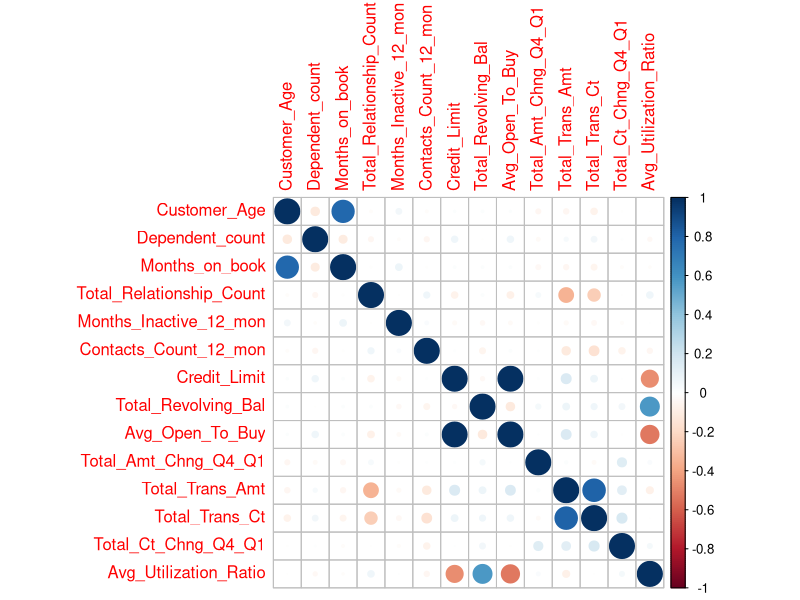
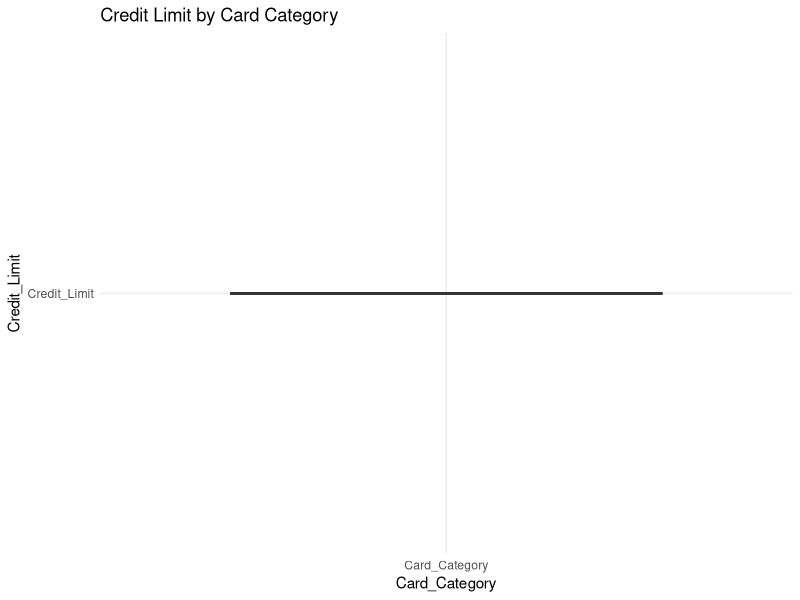
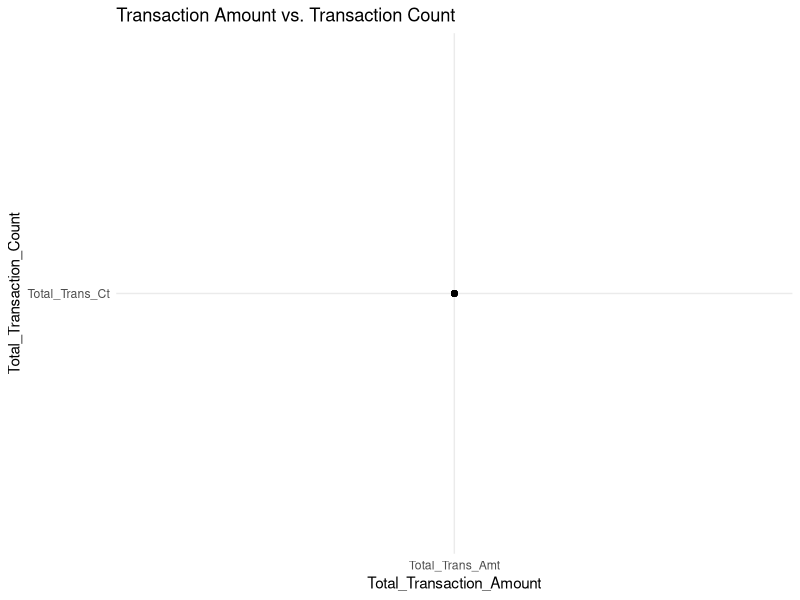

The R source for these figures, in order: (Note: this script raises an error after producing the figures.)
#edo
#MICHELE TURCO, EDOARDO BROWN, GIULIO PRESAGHI, IRENE BENVENUTI

Data = read.csv2("./Dataset/bank_accounts_train.csv", 
                 header = T, 
                 sep = ",", 
                 colClasses = "character")

#DATA CLEANING, EDA

#1

# Pre-processing
colnames(Data)

Data$CLIENTNUM = as.numeric(Data$CLIENTNUM)
Data$Customer_Age = as.numeric(Data$Customer_Age)
Data$Gender = as.factor(Data$Gender)
Data$Dependent_count = as.numeric(Data$Dependent_count)
Data$Education_Level = as.factor(Data$Education_Level)
Data$Marital_Status = as.factor(Data$Marital_Status)
Data$Card_Category = as.factor(Data$Card_Category)
Data$Months_on_book = as.numeric(Data$Months_on_book)
Data$Total_Relationship_Count = as.numeric(Data$Total_Relationship_Count)
Data$Months_Inactive_12_mon = as.numeric(Data$Months_Inactive_12_mon)
Data$Contacts_Count_12_mon = as.numeric(Data$Contacts_Count_12_mon)
Data$Credit_Limit = as.numeric(Data$Credit_Limit)
Data$Total_Revolving_Bal = as.numeric(Data$Total_Revolving_Bal)
Data$Avg_Open_To_Buy = as.numeric(Data$Avg_Open_To_Buy)
Data$Total_Amt_Chng_Q4_Q1 = as.numeric(Data$Total_Amt_Chng_Q4_Q1)
Data$Total_Trans_Amt = as.numeric(Data$Total_Trans_Amt)
Data$Total_Trans_Ct = as.numeric(Data$Total_Trans_Ct)
Data$Total_Ct_Chng_Q4_Q1 = as.numeric(Data$Total_Ct_Chng_Q4_Q1)
Data$Avg_Utilization_Ratio = as.numeric(Data$Avg_Utilization_Ratio)
Data$Income = as.numeric(Data$Income)
Data$Closed_Account = as.numeric(Data$Closed_Account)

#Encode NaN values
#Rename missing values with NA notation
Data[Data == 'Unknown'] <- NA

#We decided to impute missing values with the mode of the other instances
#in the same column

getSimpleMode <- function(x) {
  # Use table() to count occurrences of each value, sort in decreasing order, and return the name of the first element
  tbl <- table(x)
  mode_value <- names(tbl[tbl == max(tbl)])[1]
  return(mode_value)
}


categorical_vars <- c("Gender", "Education_Level", "Marital_Status", "Card_Category")  # Your categorical variables

for (var in categorical_vars) {
  if (any(is.na(Data[[var]]))) {
    Data[[var]][is.na(Data[[var]])] <- getSimpleMode(Data[[var]])
  }
}

# View the cleaned data
head(Data)

#2

# Print the structure of the dataset
str(Data)

# Summary statistics for numerical variables
summary(Data)

# Frequency table for categorical variables
categorical_vars <- c("Gender", "Education_Level", "Marital_Status", "Card_Category")
lapply(Data[categorical_vars], table)

# Selecting numerical variables for correlation analysis
numerical_vars <- c("Customer_Age", "Dependent_count", "Months_on_book", "Total_Relationship_Count", "Months_Inactive_12_mon", "Contacts_Count_12_mon", "Credit_Limit", "Total_Revolving_Bal", "Avg_Open_To_Buy", "Total_Amt_Chng_Q4_Q1", "Total_Trans_Amt", "Total_Trans_Ct", "Total_Ct_Chng_Q4_Q1", "Avg_Utilization_Ratio")
cor_matrix <- cor(Data[numerical_vars], use="complete.obs") # handling NA values

# Visualize the correlation matrix
install.packages("corrplot")
library(corrplot)
corrplot(cor_matrix, method="circle")

install.packages("ggplot2")
library(ggplot2)

#Visualizing Credit Limit across different Card Categories
ggplot(Data, aes(x="Card_Category", y="Credit_Limit")) + 
  geom_boxplot() +
  theme_minimal() +
  labs(title="Credit Limit by Card Category", x="Card_Category", y="Credit_Limit")
    

#### b. Scatter Plots for Numerical Variable Relations

#Relationship between Total Trans Amt and Total Trans Ct
ggplot(Data, aes(x="Total_Trans_Amt", y="Total_Trans_Ct")) +
  geom_point(alpha=0.5) +  # Alpha for transparency if many points overlap
  theme_minimal() +
  labs(title="Transaction Amount vs. Transaction Count", x="Total_Transaction_Amount", y="Total_Transaction_Count")


#### c. Histograms for Variable Distributions

# Histogram of Customer Age
ggplot(Data, aes(x="Customer_Age")) + 
  geom_histogram(binwidth=5, fill="blue", color="black") +
  theme_minimal() +
  labs(title="Distribution of Customer Age", x="Customer_Age", y="Frequency")

#LOGISTIC REGRESSION, K-NN

# Use 70% of dataset as training set and 30% as testing set
sample <- sample(c(TRUE, FALSE), nrow(Data), replace = TRUE, prob = c(0.7, 0.3))
train <- Data[sample, ]
test <- Data[!sample, ]

# Fit logistic regression model
model <- glm(train$Closed_Account ~ train$Income + train$Gender, family = binomial(link = "logit"), data = train)
# View model summary
summary(model)

#K-NN

library(class)

# Initialize an empty vector to store scores
scores <- numeric()

# Vary k and evaluate model performance
for (k in 1:20) {
  # Fit k-NN model using training data
  knn_model <- knn(train[, c("Total_Trans_Amt", "Total_Trans_Ct")],
                   test[, c("Total_Trans_Amt", "Total_Trans_Ct")],
                   train$Closed_Account, k = k)
  
  # Calculate performance metric (e.g., accuracy)
  accuracy <- sum(knn_model == test$Closed_Account) / nrow(test)
  
  # Store the score
  scores <- c(scores, accuracy)
}

# Plot scores vs. k
ggplot(data.frame(k = 1:20, score = scores), aes(x = k, y = score)) +
  geom_line() +
  labs(x = "Number of Neighbors (k)", y = "Test Accuracy",
       title = "Test Accuracy for some k for k-NN")


